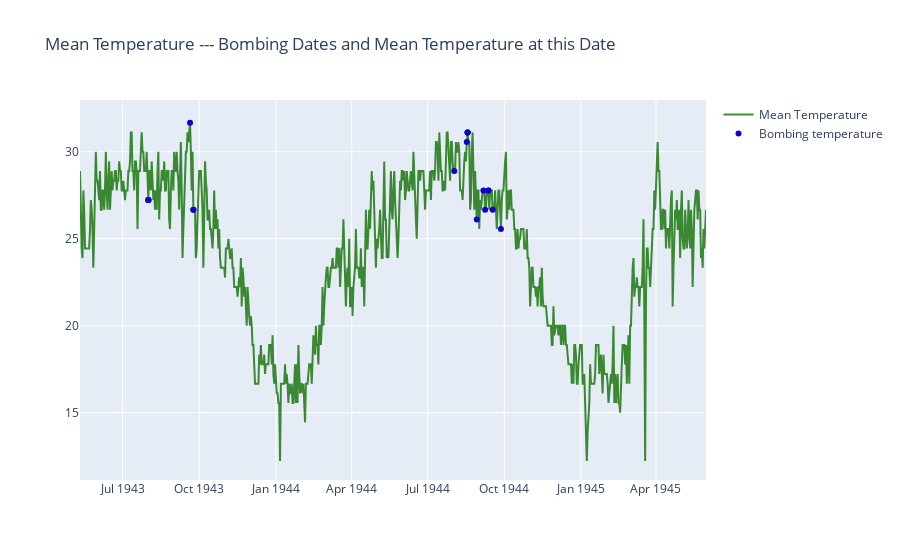

Notebook code cell kept with this figure:
### Code cell
# I get very tired while writing this part, so sorry for this dummy code But I guess you got the idea
liste = []
aa = []
for each in aerial_war["Mission Date"]:
    dummy = weather_bin[weather_bin.Date == each]
    liste.append(dummy["MeanTemp"].values)
aerial_war["dene"] = liste
for each in aerial_war.dene.values:
    aa.append(each[0])

# Create a trace
trace = go.Scatter(
    x = weather_bin.Date,
    mode = "lines",
    y = weather_bin.MeanTemp,
    marker = dict(color = 'rgba(16, 112, 2, 0.8)'),
    name = "Mean Temperature"
)
trace1 = go.Scatter(
    x = aerial_war["Mission Date"],
    mode = "markers",
    y = aa,
    marker = dict(color = 'rgba(16, 0, 200, 1)'),
    name = "Bombing temperature"
)
layout = dict(title = 'Mean Temperature --- Bombing Dates and Mean Temperature at this Date')
data = [trace,trace1]

fig = dict(data = data, layout = layout)
iplot(fig)

### Figure 1 — Plotly figure (JSON) as saved in the notebook; plotly's stock layout.template omitted (floating-point values rounded to 4 significant figures; data arrays with more than 128 entries replaced by an {"elided": "..."} marker saying what was removed)
{"data": [{"marker": {"color": "rgba(16, 112, 2, 0.8)"}, "mode": "lines", "name": "Mean Temperature", "type": "scatter", "x": {"elided": "751 str values"}, "y": {"elided": "751 float values"}}, {"marker": {"color": "rgba(16, 0, 200, 1)"}, "mode": "markers", "name": "Bombing temperature", "type": "scatter", "x": ["1944-08-02T00:00:00", "1943-09-20T00:00:00", "1943-09-24T00:00:00", "1943-09-24T00:00:00", "1944-08-17T00:00:00", "1944-08-18T00:00:00", "1944-08-18T00:00:00", "1944-08-18T00:00:00", "1944-08-29T00:00:00", "1944-09-06T00:00:00", "1944-09-08T00:00:00", "1944-09-12T00:00:00", "1944-09-12T00:00:00", "1944-09-17T00:00:00", "1944-09-27T00:00:00", "1943-08-01T00:00:00", "1943-08-01T00:00:00", "1943-08-01T00:00:00", "1943-08-01T00:00:00"], "y": [28.89, 31.67, 26.67, 26.67, 30.56, 31.11, 31.11, 31.11, 26.11, 27.78, 26.67, 27.78, 27.78, 26.67, 25.56, 27.22, 27.22, 27.22, 27.22]}], "layout": {"title": {"text": "Mean Temperature --- Bombing Dates and Mean Temperature at this Date"}}}
